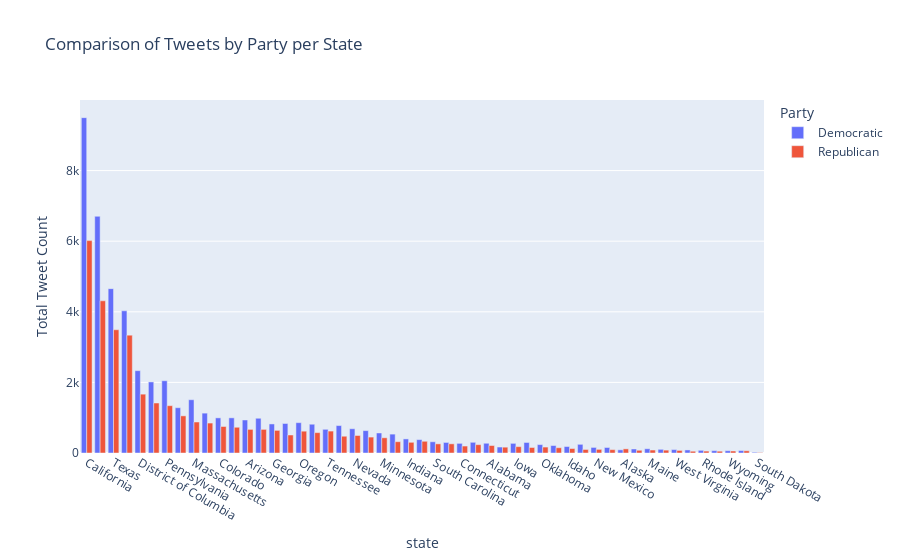

The notebook cell this image was saved under:
### Code cell
# Create a DataFrame for the comparison per state
state_comparison_df = tweet_counts_per_state[['state', 1, 2]].copy()
state_comparison_df.columns = ['state', 'Democratic', 'Republican']

# Melt the DataFrame for easier plotting
state_comparison_melted = state_comparison_df.melt(id_vars='state', var_name='Party', value_name='Tweet Count')

# Create the bar plot per state
fig = px.bar(
    state_comparison_melted,
    x='state',
    y='Tweet Count',
    color='Party',
    title='Comparison of Tweets by Party per State',
    labels={'Tweet Count': 'Total Tweet Count'},
    barmode='group'
)

# Show the plot
fig.show()

### Figure 1 — Plotly figure (JSON) as saved in the notebook; plotly's stock layout.template omitted (floating-point values rounded to 4 significant figures)
{"data": [{"alignmentgroup": "True", "hovertemplate": "Party=Democratic<br>state=%{x}<br>Total Tweet Count=%{y}<extra></extra>", "legendgroup": "Democratic", "marker": {"color": "#636efa", "pattern": {"shape": ""}}, "name": "Democratic", "offsetgroup": "Democratic", "orientation": "v", "showlegend": true, "textposition": "auto", "type": "bar", "x": ["California", "New York", "Texas", "Florida", "District of Columbia", "Illinois", "Pennsylvania", "New Jersey", "Massachusetts", "Ohio", "Colorado", "North Carolina", "Arizona", "Michigan", "Georgia", "Washington", "Oregon", "Virginia", "Tennessee", "Maryland", "Nevada", "Missouri", "Minnesota", "Wisconsin", "Indiana", "Kentucky", "South Carolina", "Louisiana", "Connecticut", "Kansas", "Alabama", "Utah", "Iowa", "Vermont", "Oklahoma", "Hawaii", "Idaho", "Arkansas", "New Mexico", "North Dakota", "Alaska", "Nebraska", "Maine", "New Hampshire", "West Virginia", "Delaware", "Rhode Island", "Montana", "Wyoming", "Mississippi", "South Dakota"], "xaxis": "x", "y": [9499, 6704, 4655, 4028, 2332, 2013, 2047, 1283, 1509, 1129, 995, 996, 935, 984, 823, 836, 859, 815, 671, 777, 687, 634, 567, 535, 399, 379, 318, 299, 273, 303, 276, 169, 273, 298, 238, 211, 183, 246, 158, 156, 90, 114, 120, 104, 97, 86, 76, 66, 65, 69, 20], "yaxis": "y"}, {"alignmentgroup": "True", "hovertemplate": "Party=Republican<br>state=%{x}<br>Total Tweet Count=%{y}<extra></extra>", "legendgroup": "Republican", "marker": {"color": "#EF553B", "pattern": {"shape": ""}}, "name": "Republican", "offsetgroup": "Republican", "orientation": "v", "showlegend": true, "textposition": "auto", "type": "bar", "x": ["California", "New York", "Texas", "Florida", "District of Columbia", "Illinois", "Pennsylvania", "New Jersey", "Massachusetts", "Ohio", "Colorado", "North Carolina", "Arizona", "Michigan", "Georgia", "Washington", "Oregon", "Virginia", "Tennessee", "Maryland", "Nevada", "Missouri", "Minnesota", "Wisconsin", "Indiana", "Kentucky", "South Carolina", "Louisiana", "Connecticut", "Kansas", "Alabama", "Utah", "Iowa", "Vermont", "Oklahoma", "Hawaii", "Idaho", "Arkansas", "New Mexico", "North Dakota", "Alaska", "Nebraska", "Maine", "New Hampshire", "West Virginia", "Delaware", "Rhode Island", "Montana", "Wyoming", "Mississippi", "South Dakota"], "xaxis": "x", "y": [6016, 4311, 3492, 3337, 1667, 1416, 1340, 1052, 878, 848, 751, 729, 669, 669, 641, 510, 618, 577, 621, 475, 496, 451, 431, 320, 303, 332, 259, 260, 197, 236, 212, 165, 180, 156, 168, 149, 127, 100, 103, 95, 117, 77, 84, 81, 73, 50, 54, 51, 56, 63, 13], "yaxis": "y"}], "layout": {"barmode": "group", "legend": {"title": {"text": "Party"}, "tracegroupgap": 0}, "title": {"text": "Comparison of Tweets by Party per State"}, "xaxis": {"anchor": "y", "domain": [0, 1], "title": {"text": "state"}}, "yaxis": {"anchor": "x", "domain": [0, 1], "title": {"text": "Total Tweet Count"}}}}
